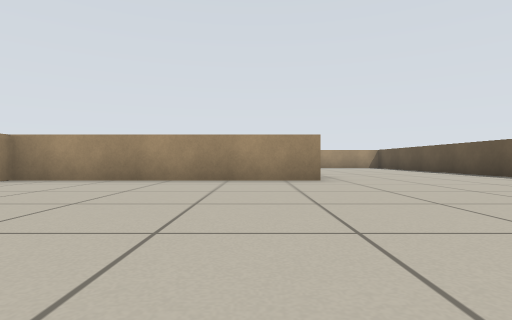
[1] (above)

16 first-person views from a walk through a robot-simulator world made for Stage. The camera is 0.36 m above the floor, looks level and sees 80° across. The lines on the ground mark 1 m squares. The floor is counted in squares, 1 m on a side. Each view is taken from the middle of a square. On the plan, view 1 faces up. The plan holds only what a view shows up to about 9 squares ahead; the rest is blank. Robots are left out.

[2]
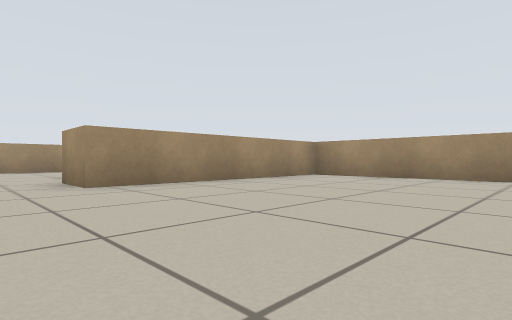

[3]
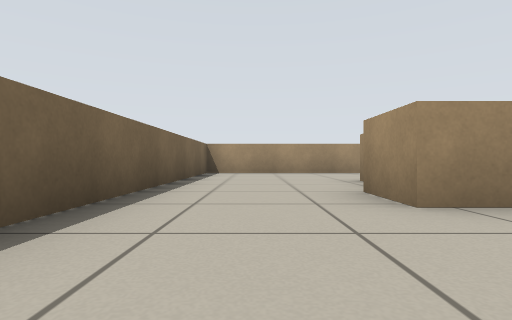

[4]
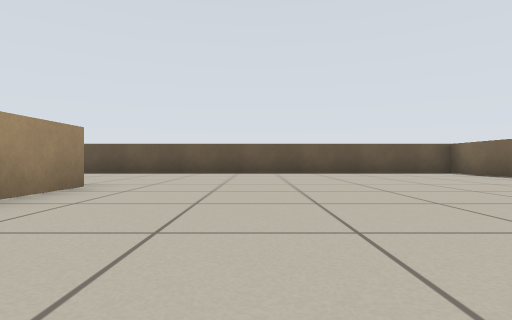

[5]
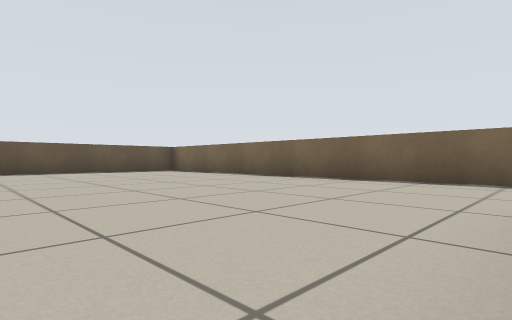

[6]
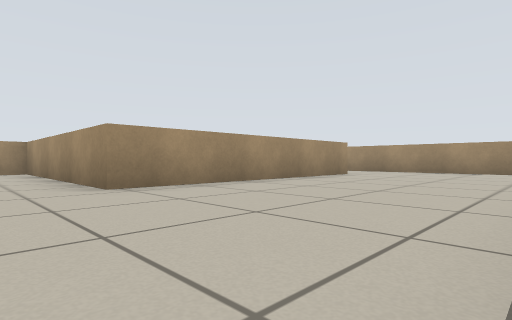

[7]
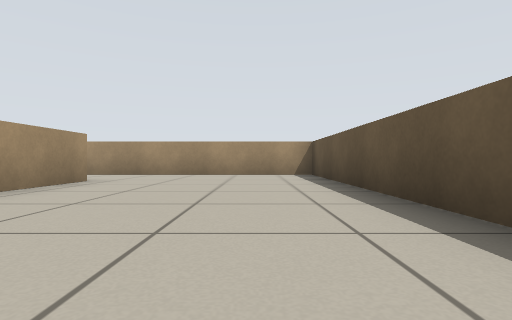

[8]
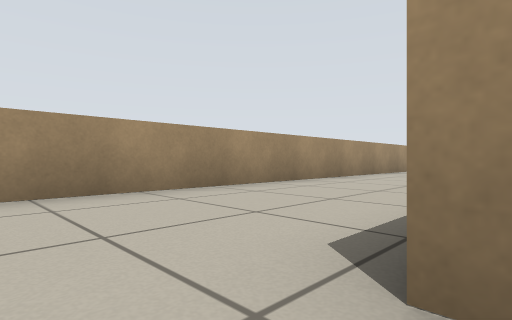

[9]
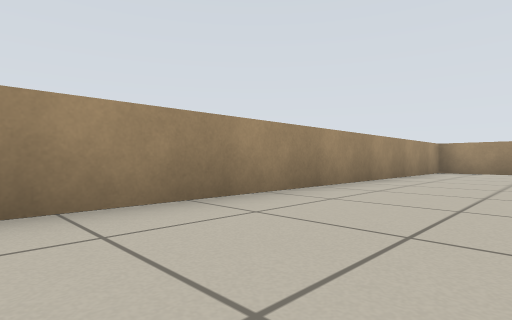

[10]
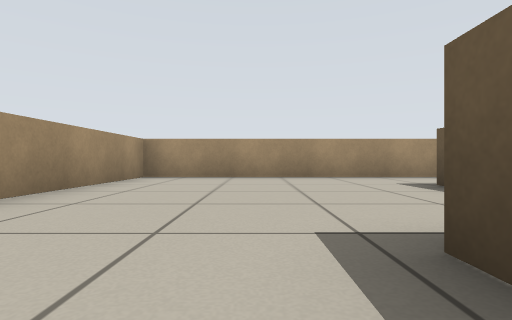

[11]
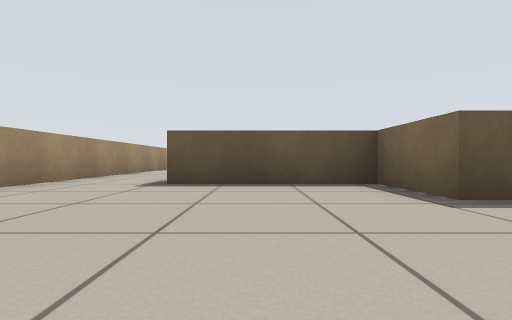

[12]
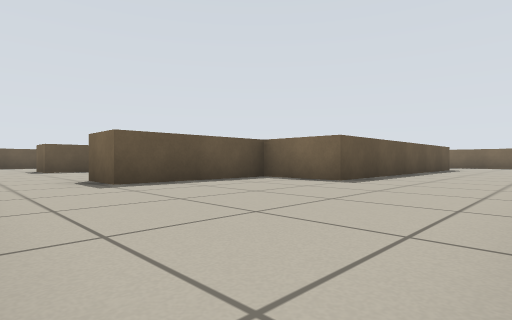

[13]
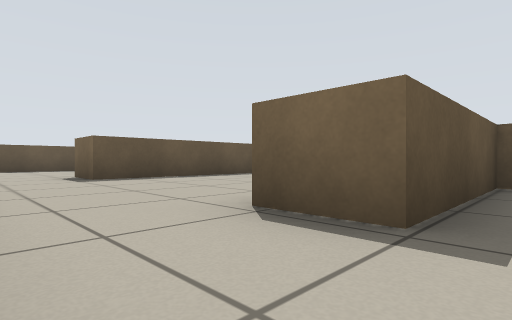

[14]
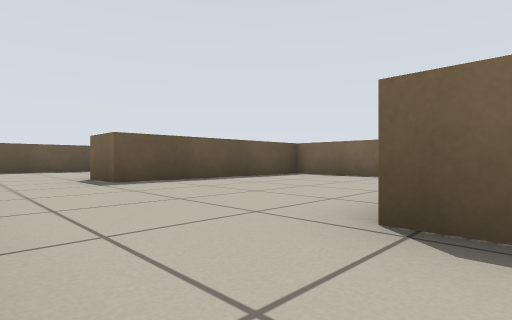

[15]
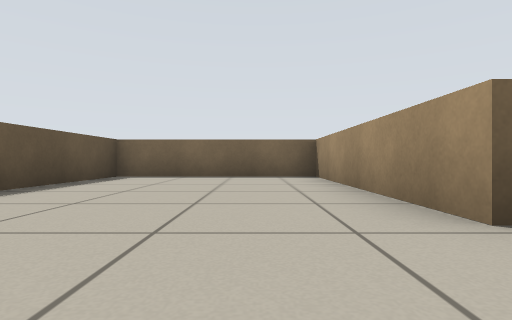

[16]
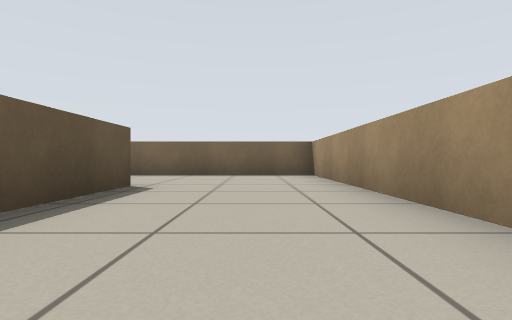

### Floor plan
Points are (right, up) in squares from view 1. A wall is a line through its corners. A room is listed if a view was taken in it or the views show most of it. See-through windows are left out.
Room 1 (views 1, 2, 3, 4, 5, 6, 7, 8, 9, 10, 11, 12, 13, 16)
walls: (-7.3, 0.8) (-7.3, 8.2) (-5.4, 8.2) (-5.4, 11.3); (1.1, 11.3) (1.1, 5.3) (-4.3, 5.3) (-4.3, 0.2) (-5.5, 0.2); (-5.6, 13.4) (-10.3, 13.4) (-10.3, -2.4) (5.4, -2.4) (5.4, 13.4) (1.4, 13.4)
ways out: opening at (-5, 12.5) to room 2; opening at (0.5, 12.5) to room 2
Room 2 (views 14, 15)
walls: (-5.4, 11.3) (-4.3, 11.3) (-4.3, 6.5) (0, 6.5) (0, 11.3) (1.1, 11.3); (1.4, 13.4) (-5.6, 13.4)
ways out: opening at (-5, 12.5) to room 1; opening at (0.5, 12.5) to room 1

Positions as (right, up) in squares from view 1, and headings:
1: (0, 0), facing up
2: (0, -1), facing up-left
3: (-2, -1), facing left
4: (-3, 3), facing right
5: (-4, 3), facing down-right
6: (5, 4), facing up-left
7: (4, 6), facing up
8: (-7, 0), facing up-left
9: (-8, 4), facing up-left
10: (-8, 7), facing up
11: (-10, 10), facing right
12: (-10, 13), facing down-right
13: (-6, 13), facing down-right
14: (-5, 13), facing down-right
15: (-3, 13), facing down
16: (-9, 5), facing down
